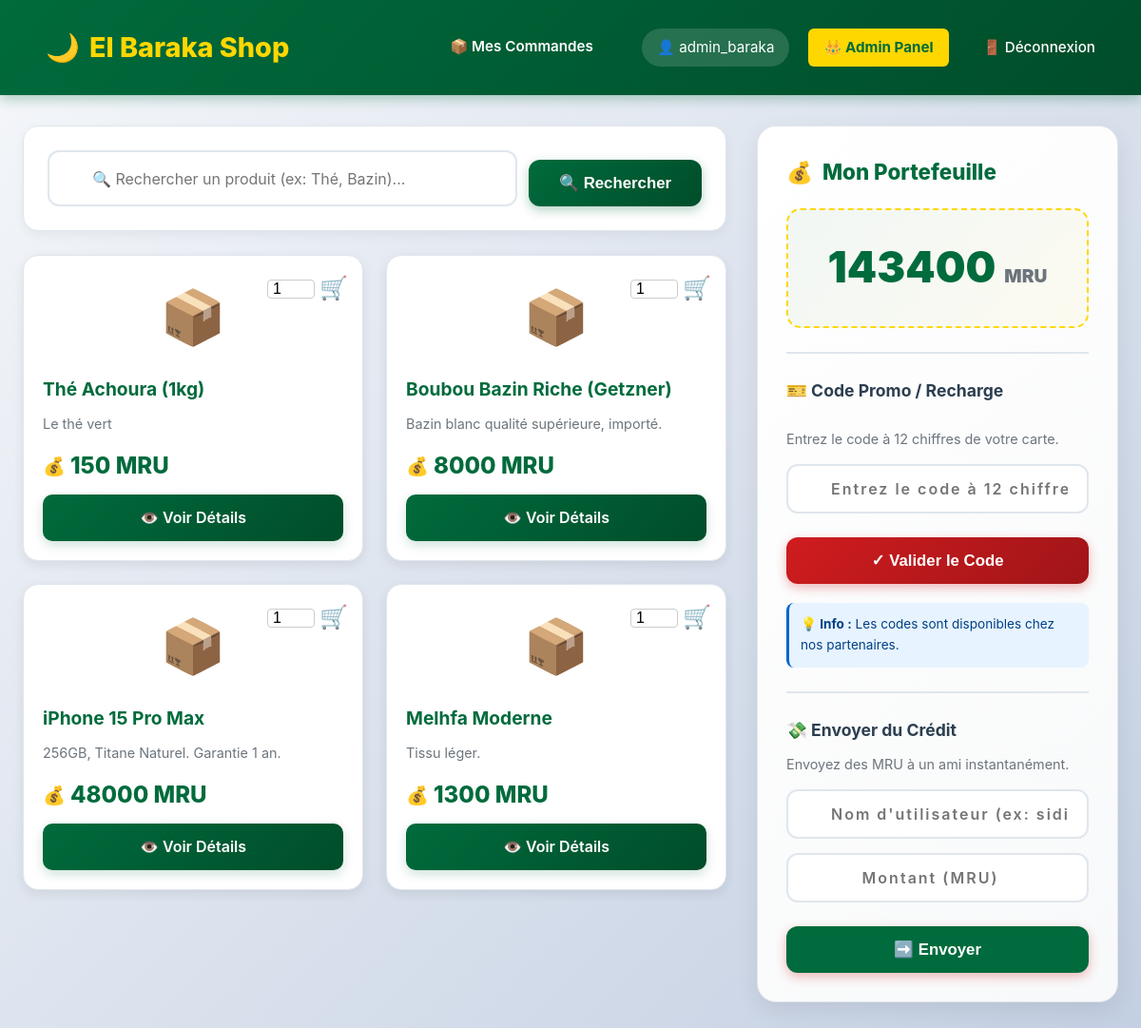
Before: / (signed in) with the older database file.
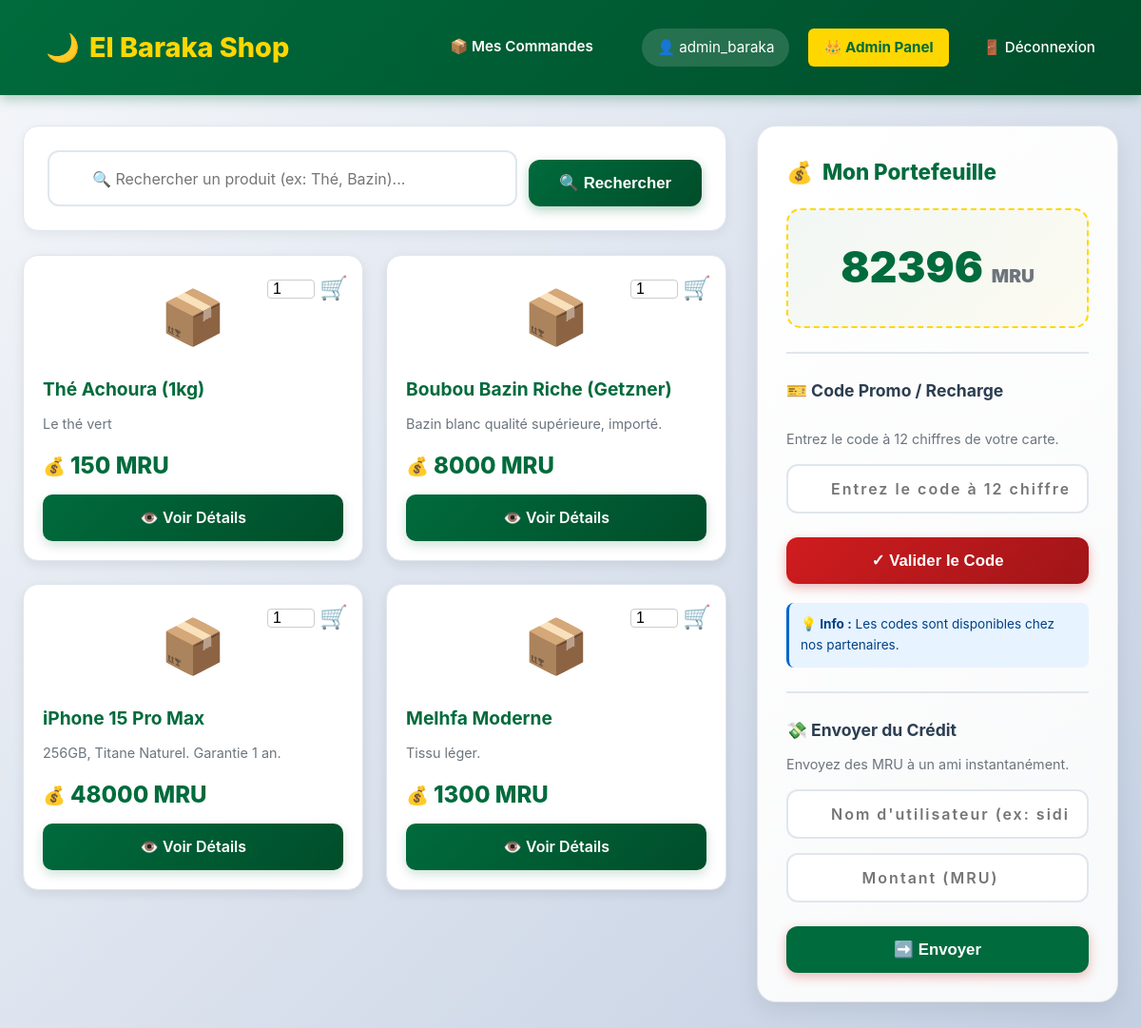
After: the same page with the newer database file.
### tables this page shows
CREATE TABLE utilisateurs (
            id INTEGER PRIMARY KEY AUTOINCREMENT,
            username TEXT NOT NULL UNIQUE,
            password TEXT NOT NULL,
            telephone TEXT,
            adresse TEXT,
            est_admin BOOLEAN DEFAULT 0,
            solde_mru DECIMAL(10, 2) DEFAULT 0.00
        );

### app.py (the view)
@app.route('/')
def index():
    if 'user_id' not in session:
        return redirect('/login')
    conn = get_db_connection()
    user = conn.execute("SELECT solde_mru FROM utilisateurs WHERE id = ?", (session['user_id'],)).fetchone()
    if user:
        session['solde_mru'] = user['solde_mru']
    produits = conn.execute("SELECT * FROM produits LIMIT 10").fetchall()
    conn.close()
    return render_template('index.html', produits=produits, search_term='')

### app.py (called while the page is built)
def get_db_connection():
    conn = sqlite3.connect('elbaraka.db')
    conn.row_factory = sqlite3.Row
    return conn

### templates/index.html (shortened to what the changed rows need)
{% extends "base.html" %}
{% block content %}
<div class="main-layout">
    <aside>
        <div class="wallet-card">
            <h3 style="margin-top: 0; color: var(--primary); font-size: 1.4rem; font-weight: 800; display: flex; align-items: center; gap: 10px;">
                <span>💰</span>
                <span>Mon Portefeuille</span>
            </h3>
            <div style="font-size: 2.8rem; font-weight: 900; color: var(--primary); text-align: center; padding: 25px; background: linear-gradient(135deg, rgba(0, 107, 60, 0.05) 0%, rgba(255, 215, 0, 0.05) 100%); border-radius: 15px; margin-bottom: 20px; border: 2px dashed var(--gold);">
                {{ session.get('solde_mru', 0) }} <span style="font-size: 1.2rem; color: #6c757d;">MRU</span>
            </div>
            <hr style="border: 0; border-top: 2px solid #e0e6ed; margin: 25px 0;">
            <h4 style="color: var(--text); margin-bottom: 10px; font-size: 1.1rem; font-weight: 700;">
                🎫 Code Promo / Recharge
            </h4>
            <div id="promo-display" style="color: #006b3c; font-weight: bold; margin-bottom: 10px; min-height: 5px;"></div>
            <p style="font-size: 0.9rem; color: #6c757d; margin-bottom: 15px;">
                Entrez le code à 12 chiffres de votre carte.
            </p>
            <form action="/recharger" method="POST" style="display: flex; flex-direction: column; gap: 15px;">
                <input
                    type="text"
                    name="code_pin"
                    placeholder="Entrez le code à 12 chiffres"
                    maxlength="12"
                    pattern="\d{12}"
                    required
                >
                <button type="submit" class="btn-primary" style="background: linear-gradient(135deg, var(--secondary) 0%, #a01518 100%); box-shadow: 0 4px 12px rgba(208, 28, 31, 0.3);">
                </button>
            </form>
            <div style="margin-top: 20px; padding: 12px; background: #e7f3ff; border-radius: 8px; border-left: 3px solid #0066cc;">
                <p style="margin: 0; font-size: 0.85rem; color: #004085;">
                </p>
            </div>
            <hr style="border: 0; border-top: 2px solid #e0e6ed; margin: 25px 0;">
            <h4 style="color: var(--text); margin-bottom: 10px; font-size: 1.1rem; font-weight: 700;">
                💸 Envoyer du Crédit
            </h4>
            <p style="font-size: 0.9rem; color: #6c757d; margin-bottom: 15px;">
                Envoyez des MRU à un ami instantanément.
            </p>
            <form action="/transfert" method="POST" style="display: flex; flex-direction: column; gap: 15px;">
                <input
                    type="text"
                    name="destinataire"
                    placeholder="Nom d'utilisateur (ex: sidi_med)"
                    required
                >
                <input
                    type="number"
                    name="montant"
                    placeholder="Montant (MRU)"
                    min="1"
                    required
                >
                <button type="submit" class="btn-primary" style="background: var(--primary);">
                </button>
            </form>
        </div> </aside>
</div>
{% endblock %}

### templates/base.html (shortened to what this page needs)
<!DOCTYPE html>
<html lang="fr">
<head>
    <link rel="stylesheet" href="{{ url_for('static', filename='style.css') }}">
</head>
<body>
    <nav class="navbar">
        <a href="/" class="brand">
            <span>🌙</span>
            <span>El Baraka Shop</span>
        </a>
        <div class="user-info">
            {% if session.get('user_id') %}
                <a href="/mes-commandes" style="color: white; text-decoration: none; font-weight: 600; margin-right: 15px; border-bottom: 2px solid transparent; transition: all 0.3s;" onmouseover="this.style.borderBottom='2px solid var(--gold)'" onmouseout="this.style.borderBottom='2px solid transparent'">
                    📦 Mes Commandes
                </a>
                <span style="background: rgba(255, 255, 255, 0.15); padding: 8px 16px; border-radius: 20px; backdrop-filter: blur(10px);">
                    👤 {{ session.get('username') }}
                </span>
                {% if session.get('est_admin') %}
                    <a href="/admin/users" style="background: var(--gold); color: var(--primary); font-weight: 700;">
                        👑 Admin Panel
                    </a>
                {% endif %}
                <a href="/logout">🚪 Déconnexion</a>
            {% else %}
                <a href="/login">🔐 Connexion</a>
            {% endif %}
        </div>
    </nav>
    <div class="container">
        {% block content %}{% endblock %}
    </div>
</body>
</html>

Changed rows visible on the page:
changed utilisateurs "admin_baraka": get "143400" → "82396"
